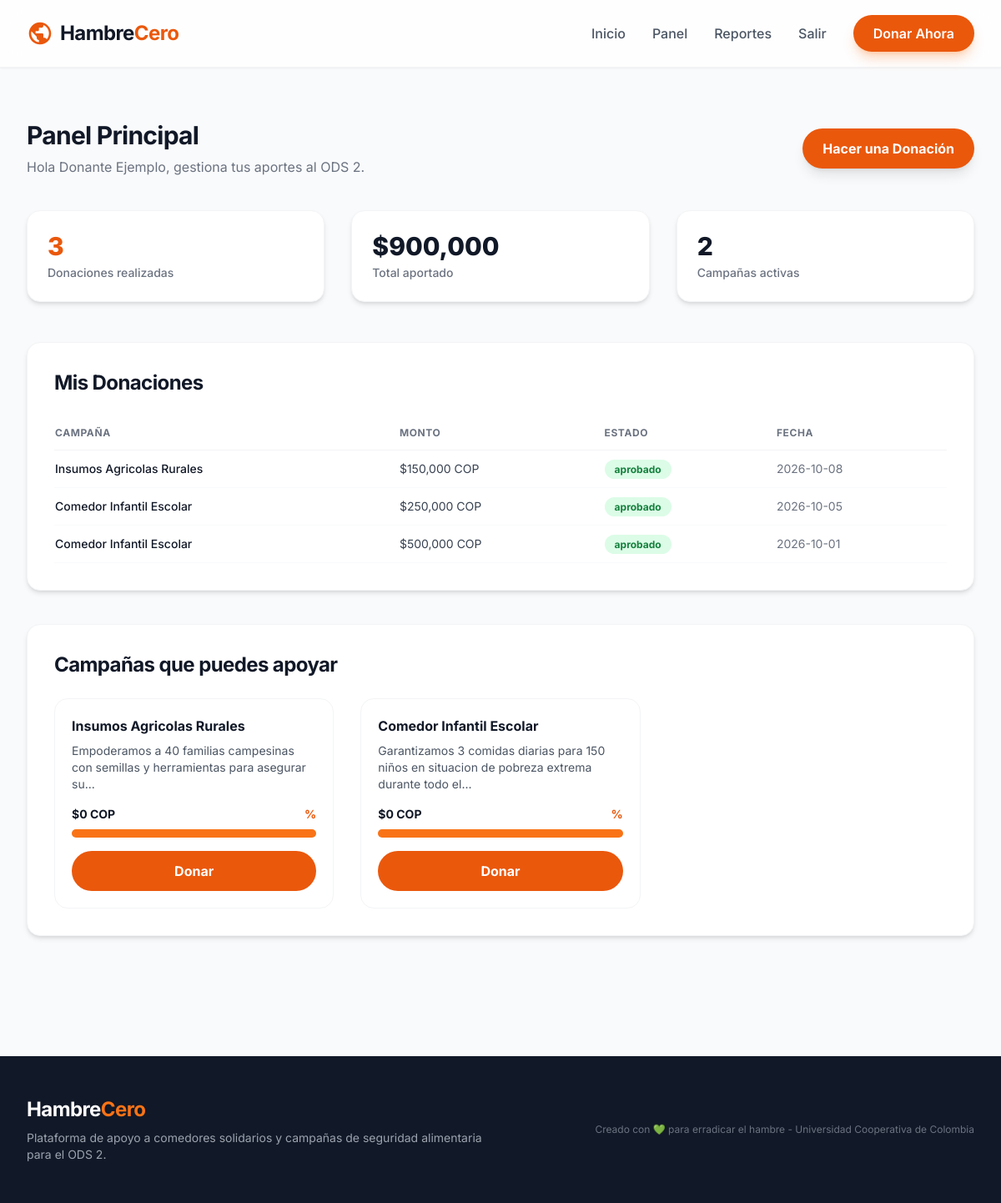
The page /panel (signed in) on the database its author committed.
### tables this page shows
CREATE TABLE usuarios (
    id_usuario INTEGER PRIMARY KEY AUTOINCREMENT,
    nombre_completo VARCHAR(150) NOT NULL,
    email VARCHAR(150) UNIQUE NOT NULL,
    password_hash VARCHAR(255) NOT NULL,
    rol VARCHAR(20) NOT NULL DEFAULT 'donante' CHECK (rol IN ('donante', 'admin')),
    fecha_registro TIMESTAMP DEFAULT CURRENT_TIMESTAMP
);

CREATE TABLE donaciones (
    id_donacion INTEGER PRIMARY KEY AUTOINCREMENT,
    id_usuario INTEGER NOT NULL,
    id_campana INTEGER NOT NULL,
    monto DECIMAL(12,2) NOT NULL,
    estado_pago VARCHAR(20) NOT NULL DEFAULT 'pendiente' CHECK (estado_pago IN ('pendiente', 'aprobado', 'rechazado')),
    fecha_donacion TIMESTAMP DEFAULT CURRENT_TIMESTAMP,
    FOREIGN KEY (id_usuario) REFERENCES usuarios(id_usuario) ON DELETE CASCADE,
    FOREIGN KEY (id_campana) REFERENCES campanas(id_campana) ON DELETE CASCADE
);

CREATE TABLE campanas (
    id_campana INTEGER PRIMARY KEY AUTOINCREMENT,
    id_org INTEGER NOT NULL,
    titulo VARCHAR(200) NOT NULL,
    descripcion TEXT NOT NULL,
    meta_financiera DECIMAL(12,2) NOT NULL,
    monto_recaudado DECIMAL(12,2) DEFAULT 0.00,
    fecha_limite DATE NOT NULL,
    FOREIGN KEY (id_org) REFERENCES organizaciones(id_org) ON DELETE CASCADE
);

### backend/app.py (the view, shortened to what this page needs)
@app.route("/panel")
@login_required
def panel():
    db = get_db()
    usuario = current_user()
    mis_donaciones = db.execute(
        """SELECT d.*, c.titulo AS campania FROM donaciones d
           JOIN campanas c ON d.id_campana = c.id_campana
           WHERE d.id_usuario = ? ORDER BY d.id_donacion DESC""",
        (usuario["id_usuario"],)
    ).fetchall()
    campanas_activas = db.execute(
        """SELECT * FROM campanas ORDER BY id_campana DESC LIMIT 3"""
    ).fetchall()
    return render_template("panel.html", usuario=usuario, mis_donaciones=mis_donaciones, campanas_activas=campanas_activas)

### backend/app.py (called while the page is built)
def get_db_path():
    uri = os.environ.get("DATABASE_URL", "sqlite:///" + os.path.join(BASE_DIR, "database", "hambre_cero_db.sqlite"))
    if uri.startswith("sqlite:///"):
        return os.path.abspath(uri[len("sqlite:///"):])
    return uri

def get_db():
    if "db" not in g:
        g.db = sqlite3.connect(get_db_path())
        g.db.row_factory = sqlite3.Row
        g.db.execute("PRAGMA foreign_keys = ON")
    return g.db

def login_required(f):
    @wraps(f)
    def wrapper(*args, **kwargs):
        if "user_id" not in session:
            flash("Debes iniciar sesion para acceder a esa vista", "error")
            return redirect(url_for("login", next=request.path))
        return f(*args, **kwargs)
    return wrapper

def current_user():
    db = get_db()
    return db.execute(
        "SELECT * FROM usuarios WHERE id_usuario = ?",
        (session.get("user_id"),)
    ).fetchone()

### frontend/templates/panel.html (shortened to what this page needs)
{% extends "base.html" %}
{% block contenido %}
<div class="max-w-7xl mx-auto px-4 sm:px-6 lg:px-8 py-12">
    <div class="flex flex-col md:flex-row justify-between items-start md:items-center mb-10 gap-4">
        <div>
            <h1 class="text-3xl font-bold text-gray-900 tracking-tight">Panel Principal</h1>
            <p class="text-gray-500 mt-2">Hola {{ usuario.nombre_completo }}, gestiona tus aportes al ODS 2.</p>
        </div>
        <button onclick="window.location.href='{{ url_for('donacion') }}'" class="bg-brand-600 text-white px-6 py-3 rounded-full font-bold shadow-lg hover:bg-brand-500 transition-all duration-300">
            Hacer una Donación
        </button>
    </div>
    <div class="grid grid-cols-1 md:grid-cols-3 gap-8 mb-12">
        <div class="bg-white rounded-2xl shadow-md p-6 border border-gray-100">
            <p class="text-3xl font-extrabold text-brand-600 mb-1">{{ mis_donaciones|length }}</p>
            <p class="text-gray-500 font-medium text-sm">Donaciones realizadas</p>
        </div>
        <div class="bg-white rounded-2xl shadow-md p-6 border border-gray-100">
            <p class="text-3xl font-extrabold text-gray-900 mb-1">${{ '{:,.0f}'.format(mis_donaciones|sum(attribute='monto')|float) }}</p>
            <p class="text-gray-500 font-medium text-sm">Total aportado</p>
        </div>
        <div class="bg-white rounded-2xl shadow-md p-6 border border-gray-100">
            <p class="text-3xl font-extrabold text-gray-900 mb-1">{{ campanas_activas|length }}</p>
            <p class="text-gray-500 font-medium text-sm">Campañas activas</p>
        </div>
    </div>
    <div class="bg-white rounded-2xl shadow-md border border-gray-100 p-8 mb-10">
        <h2 class="text-2xl font-bold text-gray-900 tracking-tight mb-6">Mis Donaciones</h2>
        {% if mis_donaciones %}
        <div class="overflow-x-auto">
            <table class="min-w-full text-sm">
                <thead>
                    <tr class="text-left text-gray-500 uppercase tracking-wider text-xs border-b border-gray-100">
                        <th class="py-3 pr-4">Campaña</th>
                        <th class="py-3 pr-4">Monto</th>
                        <th class="py-3 pr-4">Estado</th>
                        <th class="py-3 pr-4">Fecha</th>
                    </tr>
                </thead>
                <tbody>
                    {% for d in mis_donaciones %}
                    <tr class="border-b border-gray-50">
                        <td class="py-3 pr-4 font-medium text-gray-900">{{ d.campania }}</td>
                        <td class="py-3 pr-4 text-gray-700">${{ '{:,.0f}'.format(d.monto|float) }} COP</td>
                        <td class="py-3 pr-4">
                            <span class="px-3 py-1 rounded-full text-xs font-bold {% if d.estado_pago == 'aprobado' %}bg-green-100 text-green-700{% elif d.estado_pago == 'rechazado' %}bg-red-100 text-red-700{% else %}bg-yellow-100 text-yellow-700{% endif %}">
                                {{ d.estado_pago }}
                            </span>
                        </td>
                        <td class="py-3 pr-4 text-gray-500">{{ d.fecha_donacion[:10] }}</td>
                    </tr>
                    {% endfor %}
                </tbody>
            </table>
        </div>
        {% else %}
        <p class="text-gray-500">Aun no has realizado donaciones. Apoya una de las campañas activas del ODS 2.</p>
        <button onclick="window.location.href='{{ url_for('index') }}'" class="mt-4 inline-block bg-brand-600 text-white px-6 py-3 rounded-full font-bold">Ver Campañas</button>
        {% endif %}
    </div>
    <div class="bg-white rounded-2xl shadow-md border border-gray-100 p-8">
        <h2 class="text-2xl font-bold text-gray-900 tracking-tight mb-6">Campañas que puedes apoyar</h2>
        <div class="grid grid-cols-1 md:grid-cols-3 gap-8">
            {% for campana in campanas_activas %}
            <div class="border border-gray-100 rounded-2xl p-5">
                <h3 class="font-bold text-gray-900 mb-2">{{ campana.titulo }}</h3>
                <p class="text-gray-600 text-sm mb-4">{{ campana.descripcion|truncate(100) }}</p>
                <div class="flex justify-between text-sm mb-2">
                    <span class="font-bold text-gray-900">${{ '{:,.0f}'.format(campana.monto_recaudado|float) }} COP</span>
                    <span class="text-brand-600 font-bold">{{ campana.pct }}%</span>
                </div>
                <div class="w-full bg-gray-100 rounded-full h-2.5 mb-4">
                    <div class="bg-brand-500 h-2.5 rounded-full" style="width: {{ campana.pct }}%"></div>
                </div>
                <button onclick="window.location.href='{{ url_for('donacion') }}'" class="w-full bg-brand-600 text-white py-3 rounded-full font-bold hover:bg-brand-500 transition-all duration-300">
                    Donar
                </button>
            </div>
            {% endfor %}
        </div>
    </div>
</div>
{% endblock %}

### frontend/templates/base.html (shortened to what this page needs)
<!DOCTYPE html>
<html lang="es" class="scroll-smooth">
<head>
    <script src="https://cdn.tailwindcss.com"></script>
    <link rel="stylesheet" href="{{ url_for('static', filename='css/style.css') }}">
</head>
<body class="font-sans antialiased bg-gray-50 text-gray-800">
    <nav class="fixed w-full z-50 top-0 transition-all duration-300 backdrop-blur-md bg-white/80 border-b border-gray-100 shadow-sm">
        <div class="max-w-7xl mx-auto px-4 sm:px-6 lg:px-8">
            <div class="flex justify-between items-center h-20">
                <div class="flex-shrink-0 flex items-center gap-2 cursor-pointer" onclick="window.location.href='{{ url_for('index') }}'">
                    <span class="font-bold text-2xl tracking-tight text-gray-900">Hambre<span class="text-brand-600">Cero</span></span>
                </div>
                <div class="hidden md:flex space-x-8 items-center">
                    <a href="{{ url_for('index') }}" class="text-gray-600 hover:text-brand-600 font-medium transition-colors">Inicio</a>
                    {% if session.get('user_id') %}
                    <a href="{{ url_for('panel') }}" class="text-gray-600 hover:text-brand-600 font-medium transition-colors">Panel</a>
                    <a href="{{ url_for('reportes') }}" class="text-gray-600 hover:text-brand-600 font-medium transition-colors">Reportes</a>
                    {% endif %}
                    {% if session.get('user_id') %}
                    <a href="{{ url_for('salir') }}" class="text-gray-600 hover:text-brand-600 font-medium transition-colors">Salir</a>
                    {% else %}
                    <a href="{{ url_for('login') }}" class="text-gray-600 hover:text-brand-600 font-medium transition-colors">Iniciar sesion</a>
                    {% endif %}
                    {% if not session.get('user_id') %}
                    <button onclick="window.location.href='{{ url_for('registro') }}'" class="bg-brand-600 text-white px-6 py-2.5 rounded-full font-semibold shadow-lg shadow-brand-500/30 hover:bg-brand-500 hover:-translate-y-0.5 transition-all duration-200">
                        Donar Ahora
                    </button>
                    {% else %}
                    <button onclick="window.location.href='{{ url_for('donacion') }}'" class="bg-brand-600 text-white px-6 py-2.5 rounded-full font-semibold shadow-lg shadow-brand-500/30 hover:bg-brand-500 hover:-translate-y-0.5 transition-all duration-200">
                        Donar Ahora
                    </button>
                    {% endif %}
                </div>
            </div>
        </div>
    </nav>
    {% block contenido %}{% endblock %}
    <footer id="nosotros" class="bg-gray-900 mt-24">
        <div class="max-w-7xl mx-auto px-4 sm:px-6 lg:px-8 py-12">
            <div class="flex flex-col md:flex-row justify-between items-center gap-6">
                <div>
                    <h3 class="text-white text-2xl font-bold tracking-tight">Hambre<span class="text-brand-500">Cero</span></h3>
                    <p class="text-gray-400 mt-2 text-sm max-w-xl">Plataforma de apoyo a comedores solidarios y campañas de seguridad alimentaria para el ODS 2.</p>
                </div>
                <p class="text-gray-500 text-xs">Creado con 💚 para erradicar el hambre - Universidad Cooperativa de Colombia</p>
            </div>
        </div>
    </footer>
</body>
</html>

### rows shown on the page
usuarios: nombre_completo "Donante Ejemplo"
donaciones: campania "Insumos Agricolas Rurales", monto "150,000", estado_pago "aprobado", fecha_donacion "2026-10-08"
donaciones: campania "Comedor Infantil Escolar", monto "250,000", estado_pago "aprobado", fecha_donacion "2026-10-05"
donaciones: campania "Comedor Infantil Escolar", monto "500,000", estado_pago "aprobado", fecha_donacion "2026-10-01"
campanas: titulo "Insumos Agricolas Rurales", descripcion "Empoderamos a 40 familias campesinas con semillas y herramientas para asegurar su...", monto_recaudado "0"
campanas: titulo "Comedor Infantil Escolar", descripcion "Garantizamos 3 comidas diarias para 150 niños en situacion de pobreza extrema durante todo el...", monto_recaudado "0"

### other values the page prints
{{ mis_donaciones|length }} "3"
{{ '{:,.0f}'.format(mis_donaciones|sum(attribute='monto')|float) }} "900,000"
{{ campanas_activas|length }} "2"
